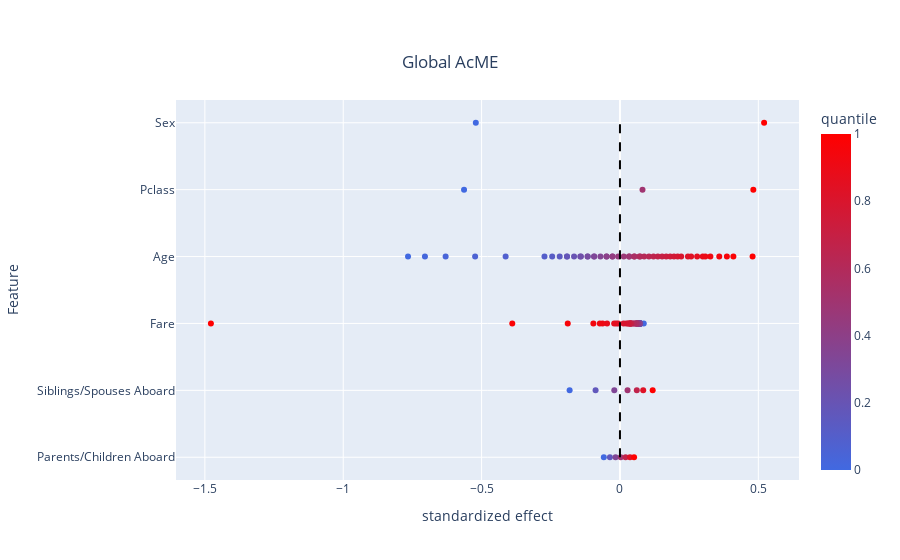

Notebook code for this chart:
### Code cell
acme_rf.summary_plot()

### Figure 1 — Plotly figure (JSON) as saved in the notebook; plotly's stock layout.template omitted (floating-point values rounded to 4 significant figures)
{"data": [{"hovertemplate": "standardized effect=%{x}<br>Feature=%{y}<br>quantile=%{marker.color}<extra></extra>", "legendgroup": "", "marker": {"color": [0, 0.1667, 0.3333, 0.5, 0.6667, 0.8333, 1, 0, 0.1667, 0.3333, 0.5, 0.6667, 0.8333, 1, 0, 0.02041, 0.04082, 0.06122, 0.08163, 0.102, 0.1224, 0.1429, 0.1633, 0.1837, 0.2041, 0.2245, 0.2449, 0.2653, 0.2857, 0.3061, 0.3265, 0.3469, 0.3673, 0.3878, 0.4082, 0.4286, 0.449, 0.4694, 0.4898, 0.5102, 0.5306, 0.551, 0.5714, 0.5918, 0.6122, 0.6327, 0.6531, 0.6735, 0.6939, 0.7143, 0.7347, 0.7551, 0.7755, 0.7959, 0.8163, 0.8367, 0.8571, 0.8776, 0.898, 0.9184, 0.9388, 0.9592, 0.9796, 1, 0, 0.02041, 0.04082, 0.06122, 0.08163, 0.102, 0.1224, 0.1429, 0.1633, 0.1837, 0.2041, 0.2245, 0.2449, 0.2653, 0.2857, 0.3061, 0.3265, 0.3469, 0.3673, 0.3878, 0.4082, 0.4286, 0.449, 0.4694, 0.5102, 0.4898, 0.5306, 0.551, 0.5714, 0.5918, 0.6122, 0.6327, 0.6531, 0.6735, 0.6939, 0.7143, 0.7347, 0.7551, 0.7755, 0.7959, 0.8163, 0.8367, 0.8571, 0.8776, 0.898, 0.9184, 0.9388, 0.9592, 0.9796, 1, 0, 0.5, 1, 0, 1], "coloraxis": "coloraxis", "symbol": "circle"}, "mode": "markers", "name": "", "orientation": "h", "showlegend": false, "type": "scatter", "x": [-0.05832, -0.03631, -0.01593, 0.002907, 0.02029, 0.03631, 0.05105, -0.1819, -0.08807, -0.02045, 0.0274, 0.06083, 0.08397, 0.1182, 0.08607, 0.07468, 0.07359, 0.07328, 0.07324, 0.0727, 0.07234, 0.07234, 0.0723, 0.07222, 0.07211, 0.07208, 0.07208, 0.07203, 0.07181, 0.07181, 0.07104, 0.07027, 0.06913, 0.06741, 0.06627, 0.06378, 0.0629, 0.0629, 0.0609, 0.06018, 0.05823, 0.05727, 0.05136, 0.04828, 0.04329, 0.03906, 0.039, 0.03854, 0.03797, 0.03545, 0.0315, 0.0291, 0.02262, 0.01304, -0.006085, -0.01321, -0.02091, -0.04653, -0.06264, -0.07273, -0.09602, -0.1887, -0.3892, -1.478, -0.7659, -0.7047, -0.6299, -0.5233, -0.4131, -0.2727, -0.2449, -0.2178, -0.1914, -0.1914, -0.1658, -0.1434, -0.1409, -0.1168, -0.1168, -0.09331, -0.09331, -0.07056, -0.04851, -0.04851, -0.02713, -0.02713, -0.00641, 0.01365, 0.03308, 0.03308, 0.05187, 0.05187, 0.07006, 0.07333, 0.08765, 0.1046, 0.1211, 0.137, 0.1523, 0.1671, 0.1814, 0.1952, 0.2085, 0.2213, 0.2457, 0.2572, 0.2789, 0.2991, 0.3087, 0.3267, 0.3589, 0.3864, 0.4099, 0.4793, -0.5634, 0.08145, 0.482, -0.5209, 0.5209], "xaxis": "x", "y": ["Parents/Children Aboard", "Parents/Children Aboard", "Parents/Children Aboard", "Parents/Children Aboard", "Parents/Children Aboard", "Parents/Children Aboard", "Parents/Children Aboard", "Siblings/Spouses Aboard", "Siblings/Spouses Aboard", "Siblings/Spouses Aboard", "Siblings/Spouses Aboard", "Siblings/Spouses Aboard", "Siblings/Spouses Aboard", "Siblings/Spouses Aboard", "Fare", "Fare", "Fare", "Fare", "Fare", "Fare", "Fare", "Fare", "Fare", "Fare", "Fare", "Fare", "Fare", "Fare", "Fare", "Fare", "Fare", "Fare", "Fare", "Fare", "Fare", "Fare", "Fare", "Fare", "Fare", "Fare", "Fare", "Fare", "Fare", "Fare", "Fare", "Fare", "Fare", "Fare", "Fare", "Fare", "Fare", "Fare", "Fare", "Fare", "Fare", "Fare", "Fare", "Fare", "Fare", "Fare", "Fare", "Fare", "Fare", "Fare", "Age", "Age", "Age", "Age", "Age", "Age", "Age", "Age", "Age", "Age", "Age", "Age", "Age", "Age", "Age", "Age", "Age", "Age", "Age", "Age", "Age", "Age", "Age", "Age", "Age", "Age", "Age", "Age", "Age", "Age", "Age", "Age", "Age", "Age", "Age", "Age", "Age", "Age", "Age", "Age", "Age", "Age", "Age", "Age", "Age", "Age", "Age", "Age", "Age", "Age", "Pclass", "Pclass", "Pclass", "Sex", "Sex"], "yaxis": "y"}], "layout": {"coloraxis": {"colorbar": {"title": {"text": "quantile"}}, "colorscale": [[0, "royalblue"], [1, "red"]]}, "legend": {"tracegroupgap": 0}, "shapes": [{"line": {"color": "black", "dash": "dash", "width": 2}, "type": "line", "x0": 0, "x1": 0, "y0": "Parents/Children Aboard", "y1": "Sex"}], "title": {"text": "Global AcME ", "x": 0.5, "xanchor": "center", "y": 0.9, "yanchor": "top"}, "xaxis": {"anchor": "y", "domain": [0, 1], "title": {"text": "standardized effect"}}, "yaxis": {"anchor": "x", "domain": [0, 1], "title": {"text": "Feature"}}}}
